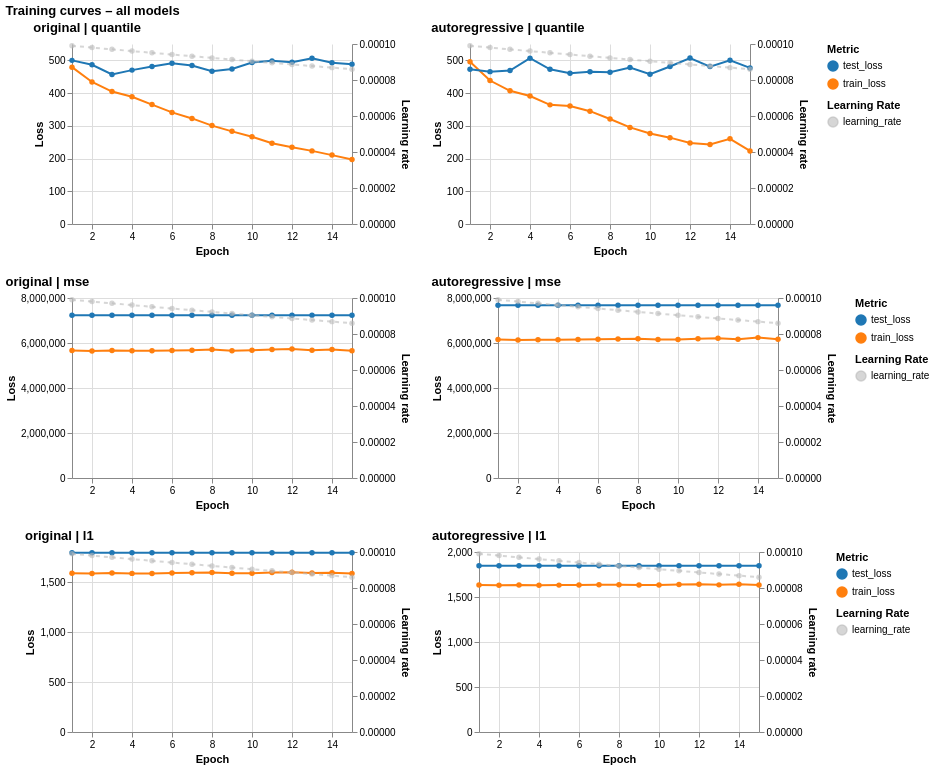

Source (notebook cell):
### Code cell
for i, chart in enumerate(charts):
    orig_title = chart.title.text if chart.title else ""
    new_title = ' | '.join(orig_title.split('_'))
    if i%2 == 1:
        # Keep the legend
        charts[i] = chart.properties(title=new_title)
    else:
        # Hide the legend
        charts[i] = chart.encode(
            color=alt.Color("your_field:N", legend=None)
        ).properties(title=new_title)

# plots
cols = 2
rows = [
    alt.hconcat(*charts[i : i + cols]).resolve_scale(color="independent")
    for i in range(0, len(charts), cols)
]

grid = (
    alt.vconcat(*rows)
    .configure_view(strokeWidth=0)
    .configure_title(anchor="start")
    .properties(title="Training curves – all models")
)
grid

### Figure 1 — Vega-Lite specification as saved in the notebook (floating-point values rounded to 4 significant figures)
{"config": {"view": {"continuousWidth": 300, "continuousHeight": 300, "strokeWidth": 0}, "title": {"anchor": "start"}}, "vconcat": [{"hconcat": [{"layer": [{"data": {"name": "data-ea4d23945490f419e4cc543fc802f735"}, "mark": {"type": "line", "point": true}, "encoding": {"color": {"field": "variable", "scale": {"scheme": "category10"}, "title": "Metric", "type": "nominal"}, "tooltip": [{"field": "epoch", "type": "quantitative"}, {"field": "value", "type": "quantitative"}, {"field": "variable", "type": "nominal"}], "x": {"field": "epoch", "title": "Epoch", "type": "quantitative"}, "y": {"field": "value", "title": "Loss", "type": "quantitative"}}, "title": "Loss"}, {"data": {"name": "data-982f9d37839915fa1db1fa360e2452c3"}, "mark": {"type": "line", "point": true, "strokeDash": [4, 4]}, "encoding": {"color": {"field": "variable", "scale": {"domain": ["learning_rate"], "range": ["#bbbbbb"]}, "title": "Learning Rate", "type": "nominal"}, "opacity": {"value": 0.6}, "tooltip": [{"field": "epoch", "type": "quantitative"}, {"field": "value", "type": "quantitative"}, {"field": "variable", "type": "nominal"}], "x": {"field": "epoch", "title": "Epoch", "type": "quantitative"}, "y": {"axis": {"orient": "right", "title": "Learning rate"}, "field": "value", "type": "quantitative"}}, "title": "Learning rate"}], "encoding": {"color": {"field": "your_field", "legend": null, "type": "nominal"}}, "height": 180, "resolve": {"scale": {"color": "independent", "y": "independent"}}, "title": "original | quantile", "width": 280}, {"layer": [{"data": {"name": "data-7888e5d7a983a97320d19e285bee069d"}, "mark": {"type": "line", "point": true}, "encoding": {"color": {"field": "variable", "scale": {"scheme": "category10"}, "title": "Metric", "type": "nominal"}, "tooltip": [{"field": "epoch", "type": "quantitative"}, {"field": "value", "type": "quantitative"}, {"field": "variable", "type": "nominal"}], "x": {"field": "epoch", "title": "Epoch", "type": "quantitative"}, "y": {"field": "value", "title": "Loss", "type": "quantitative"}}, "title": "Loss"}, {"data": {"name": "data-982f9d37839915fa1db1fa360e2452c3"}, "mark": {"type": "line", "point": true, "strokeDash": [4, 4]}, "encoding": {"color": {"field": "variable", "scale": {"domain": ["learning_rate"], "range": ["#bbbbbb"]}, "title": "Learning Rate", "type": "nominal"}, "opacity": {"value": 0.6}, "tooltip": [{"field": "epoch", "type": "quantitative"}, {"field": "value", "type": "quantitative"}, {"field": "variable", "type": "nominal"}], "x": {"field": "epoch", "title": "Epoch", "type": "quantitative"}, "y": {"axis": {"orient": "right", "title": "Learning rate"}, "field": "value", "type": "quantitative"}}, "title": "Learning rate"}], "height": 180, "resolve": {"scale": {"color": "independent", "y": "independent"}}, "title": "autoregressive | quantile", "width": 280}], "resolve": {"scale": {"color": "independent"}}}, {"hconcat": [{"layer": [{"data": {"name": "data-b80570deab06b83eb2a926c28b85a7cb"}, "mark": {"type": "line", "point": true}, "encoding": {"color": {"field": "variable", "scale": {"scheme": "category10"}, "title": "Metric", "type": "nominal"}, "tooltip": [{"field": "epoch", "type": "quantitative"}, {"field": "value", "type": "quantitative"}, {"field": "variable", "type": "nominal"}], "x": {"field": "epoch", "title": "Epoch", "type": "quantitative"}, "y": {"field": "value", "title": "Loss", "type": "quantitative"}}, "title": "Loss"}, {"data": {"name": "data-982f9d37839915fa1db1fa360e2452c3"}, "mark": {"type": "line", "point": true, "strokeDash": [4, 4]}, "encoding": {"color": {"field": "variable", "scale": {"domain": ["learning_rate"], "range": ["#bbbbbb"]}, "title": "Learning Rate", "type": "nominal"}, "opacity": {"value": 0.6}, "tooltip": [{"field": "epoch", "type": "quantitative"}, {"field": "value", "type": "quantitative"}, {"field": "variable", "type": "nominal"}], "x": {"field": "epoch", "title": "Epoch", "type": "quantitative"}, "y": {"axis": {"orient": "right", "title": "Learning rate"}, "field": "value", "type": "quantitative"}}, "title": "Learning rate"}], "encoding": {"color": {"field": "your_field", "legend": null, "type": "nominal"}}, "height": 180, "resolve": {"scale": {"color": "independent", "y": "independent"}}, "title": "original | mse", "width": 280}, {"layer": [{"data": {"name": "data-68b30f06975d02ce53eacc452be20600"}, "mark": {"type": "line", "point": true}, "encoding": {"color": {"field": "variable", "scale": {"scheme": "category10"}, "title": "Metric", "type": "nominal"}, "tooltip": [{"field": "epoch", "type": "quantitative"}, {"field": "value", "type": "quantitative"}, {"field": "variable", "type": "nominal"}], "x": {"field": "epoch", "title": "Epoch", "type": "quantitative"}, "y": {"field": "value", "title": "Loss", "type": "quantitative"}}, "title": "Loss"}, {"data": {"name": "data-982f9d37839915fa1db1fa360e2452c3"}, "mark": {"type": "line", "point": true, "strokeDash": [4, 4]}, "encoding": {"color": {"field": "variable", "scale": {"domain": ["learning_rate"], "range": ["#bbbbbb"]}, "title": "Learning Rate", "type": "nominal"}, "opacity": {"value": 0.6}, "tooltip": [{"field": "epoch", "type": "quantitative"}, {"field": "value", "type": "quantitative"}, {"field": "variable", "type": "nominal"}], "x": {"field": "epoch", "title": "Epoch", "type": "quantitative"}, "y": {"axis": {"orient": "right", "title": "Learning rate"}, "field": "value", "type": "quantitative"}}, "title": "Learning rate"}], "height": 180, "resolve": {"scale": {"color": "independent", "y": "independent"}}, "title": "autoregressive | mse", "width": 280}], "resolve": {"scale": {"color": "independent"}}}, {"hconcat": [{"layer": [{"data": {"name": "data-eac24e0e05c9179f692f2619b09d8597"}, "mark": {"type": "line", "point": true}, "encoding": {"color": {"field": "variable", "scale": {"scheme": "category10"}, "title": "Metric", "type": "nominal"}, "tooltip": [{"field": "epoch", "type": "quantitative"}, {"field": "value", "type": "quantitative"}, {"field": "variable", "type": "nominal"}], "x": {"field": "epoch", "title": "Epoch", "type": "quantitative"}, "y": {"field": "value", "title": "Loss", "type": "quantitative"}}, "title": "Loss"}, {"data": {"name": "data-982f9d37839915fa1db1fa360e2452c3"}, "mark": {"type": "line", "point": true, "strokeDash": [4, 4]}, "encoding": {"color": {"field": "variable", "scale": {"domain": ["learning_rate"], "range": ["#bbbbbb"]}, "title": "Learning Rate", "type": "nominal"}, "opacity": {"value": 0.6}, "tooltip": [{"field": "epoch", "type": "quantitative"}, {"field": "value", "type": "quantitative"}, {"field": "variable", "type": "nominal"}], "x": {"field": "epoch", "title": "Epoch", "type": "quantitative"}, "y": {"axis": {"orient": "right", "title": "Learning rate"}, "field": "value", "type": "quantitative"}}, "title": "Learning rate"}], "encoding": {"color": {"field": "your_field", "legend": null, "type": "nominal"}}, "height": 180, "resolve": {"scale": {"color": "independent", "y": "independent"}}, "title": "original | l1", "width": 280}, {"layer": [{"data": {"name": "data-51125b02751dc108fa485e50e64ee7b3"}, "mark": {"type": "line", "point": true}, "encoding": {"color": {"field": "variable", "scale": {"scheme": "category10"}, "title": "Metric", "type": "nominal"}, "tooltip": [{"field": "epoch", "type": "quantitative"}, {"field": "value", "type": "quantitative"}, {"field": "variable", "type": "nominal"}], "x": {"field": "epoch", "title": "Epoch", "type": "quantitative"}, "y": {"field": "value", "title": "Loss", "type": "quantitative"}}, "title": "Loss"}, {"data": {"name": "data-982f9d37839915fa1db1fa360e2452c3"}, "mark": {"type": "line", "point": true, "strokeDash": [4, 4]}, "encoding": {"color": {"field": "variable", "scale": {"domain": ["learning_rate"], "range": ["#bbbbbb"]}, "title": "Learning Rate", "type": "nominal"}, "opacity": {"value": 0.6}, "tooltip": [{"field": "epoch", "type": "quantitative"}, {"field": "value", "type": "quantitative"}, {"field": "variable", "type": "nominal"}], "x": {"field": "epoch", "title": "Epoch", "type": "quantitative"}, "y": {"axis": {"orient": "right", "title": "Learning rate"}, "field": "value", "type": "quantitative"}}, "title": "Learning rate"}], "height": 180, "resolve": {"scale": {"color": "independent", "y": "independent"}}, "title": "autoregressive | l1", "width": 280}], "resolve": {"scale": {"color": "independent"}}}], "title": "Training curves – all models", "$schema": "https://vega.github.io/schema/vega-lite/v6.4.1.json", "datasets": {"data-ea4d23945490f419e4cc543fc802f735": [{"epoch": 1, "variable": "train_loss", "value": 479.3}, {"epoch": 2, "variable": "train_loss", "value": 434.0}, {"epoch": 3, "variable": "train_loss", "value": 404.7}, {"epoch": 4, "variable": "train_loss", "value": 388.7}, {"epoch": 5, "variable": "train_loss", "value": 364.8}, {"epoch": 6, "variable": "train_loss", "value": 341.0}, {"epoch": 7, "variable": "train_loss", "value": 322.6}, {"epoch": 8, "variable": "train_loss", "value": 300.7}, {"epoch": 9, "variable": "train_loss", "value": 283.1}, {"epoch": 10, "variable": "train_loss", "value": 266.4}, {"epoch": 11, "variable": "train_loss", "value": 246.6}, {"epoch": 12, "variable": "train_loss", "value": 234.5}, {"epoch": 13, "variable": "train_loss", "value": 223.4}, {"epoch": 14, "variable": "train_loss", "value": 210.5}, {"epoch": 15, "variable": "train_loss", "value": 197.2}, {"epoch": 1, "variable": "test_loss", "value": 500.0}, {"epoch": 2, "variable": "test_loss", "value": 486.6}, {"epoch": 3, "variable": "test_loss", "value": 456.9}, {"epoch": 4, "variable": "test_loss", "value": 470.2}, {"epoch": 5, "variable": "test_loss", "value": 481.0}, {"epoch": 6, "variable": "test_loss", "value": 491.4}, {"epoch": 7, "variable": "test_loss", "value": 484.5}, {"epoch": 8, "variable": "test_loss", "value": 466.6}, {"epoch": 9, "variable": "test_loss", "value": 473.6}, {"epoch": 10, "variable": "test_loss", "value": 493.2}, {"epoch": 11, "variable": "test_loss", "value": 498.5}, {"epoch": 12, "variable": "test_loss", "value": 494.4}, {"epoch": 13, "variable": "test_loss", "value": 506.2}, {"epoch": 14, "variable": "test_loss", "value": 492.5}, {"epoch": 15, "variable": "test_loss", "value": 488.4}], "data-982f9d37839915fa1db1fa360e2452c3": [{"epoch": 1, "variable": "learning_rate", "value": 9.9e-05}, {"epoch": 2, "variable": "learning_rate", "value": 9.801e-05}, {"epoch": 3, "variable": "learning_rate", "value": 9.703e-05}, {"epoch": 4, "variable": "learning_rate", "value": 9.606e-05}, {"epoch": 5, "variable": "learning_rate", "value": 9.51e-05}, {"epoch": 6, "variable": "learning_rate", "value": 9.415e-05}, {"epoch": 7, "variable": "learning_rate", "value": 9.321e-05}, {"epoch": 8, "variable": "learning_rate", "value": 9.227e-05}, {"epoch": 9, "variable": "learning_rate", "value": 9.135e-05}, {"epoch": 10, "variable": "learning_rate", "value": 9.044e-05}, {"epoch": 11, "variable": "learning_rate", "value": 8.953e-05}, {"epoch": 12, "variable": "learning_rate", "value": 8.864e-05}, {"epoch": 13, "variable": "learning_rate", "value": 8.775e-05}, {"epoch": 14, "variable": "learning_rate", "value": 8.687e-05}, {"epoch": 15, "variable": "learning_rate", "value": 8.601e-05}], "data-7888e5d7a983a97320d19e285bee069d": [{"epoch": 1, "variable": "train_loss", "value": 495.9}, {"epoch": 2, "variable": "train_loss", "value": 438.4}, {"epoch": 3, "variable": "train_loss", "value": 406.9}, {"epoch": 4, "variable": "train_loss", "value": 391.0}, {"epoch": 5, "variable": "train_loss", "value": 364.0}, {"epoch": 6, "variable": "train_loss", "value": 360.8}, {"epoch": 7, "variable": "train_loss", "value": 344.7}, {"epoch": 8, "variable": "train_loss", "value": 320.7}, {"epoch": 9, "variable": "train_loss", "value": 295.2}, {"epoch": 10, "variable": "train_loss", "value": 276.7}, {"epoch": 11, "variable": "train_loss", "value": 263.9}, {"epoch": 12, "variable": "train_loss", "value": 247.6}, {"epoch": 13, "variable": "train_loss", "value": 243.0}, {"epoch": 14, "variable": "train_loss", "value": 260.2}, {"epoch": 15, "variable": "train_loss", "value": 223.4}, {"epoch": 1, "variable": "test_loss", "value": 473.0}, {"epoch": 2, "variable": "test_loss", "value": 465.6}, {"epoch": 3, "variable": "test_loss", "value": 468.9}, {"epoch": 4, "variable": "test_loss", "value": 506.5}, {"epoch": 5, "variable": "test_loss", "value": 472.6}, {"epoch": 6, "variable": "test_loss", "value": 460.6}, {"epoch": 7, "variable": "test_loss", "value": 465.5}, {"epoch": 8, "variable": "test_loss", "value": 463.8}, {"epoch": 9, "variable": "test_loss", "value": 478.0}, {"epoch": 10, "variable": "test_loss", "value": 457.5}, {"epoch": 11, "variable": "test_loss", "value": 481.2}, {"epoch": 12, "variable": "test_loss", "value": 506.9}, {"epoch": 13, "variable": "test_loss", "value": 481.0}, {"epoch": 14, "variable": "test_loss", "value": 500.0}, {"epoch": 15, "variable": "test_loss", "value": 477.0}], "data-b80570deab06b83eb2a926c28b85a7cb": [{"epoch": 1, "variable": "train_loss", "value": 5666000.0}, {"epoch": 2, "variable": "train_loss", "value": 5648000.0}, {"epoch": 3, "variable": "train_loss", "value": 5671000.0}, {"epoch": 4, "variable": "train_loss", "value": 5657000.0}, {"epoch": 5, "variable": "train_loss", "value": 5654000.0}, {"epoch": 6, "variable": "train_loss", "value": 5672000.0}, {"epoch": 7, "variable": "train_loss", "value": 5683000.0}, {"epoch": 8, "variable": "train_loss", "value": 5712000.0}, {"epoch": 9, "variable": "train_loss", "value": 5657000.0}, {"epoch": 10, "variable": "train_loss", "value": 5674000.0}, {"epoch": 11, "variable": "train_loss", "value": 5709000.0}, {"epoch": 12, "variable": "train_loss", "value": 5737000.0}, {"epoch": 13, "variable": "train_loss", "value": 5680000.0}, {"epoch": 14, "variable": "train_loss", "value": 5709000.0}, {"epoch": 15, "variable": "train_loss", "value": 5655000.0}, {"epoch": 1, "variable": "test_loss", "value": 7234000.0}, {"epoch": 2, "variable": "test_loss", "value": 7234000.0}, {"epoch": 3, "variable": "test_loss", "value": 7234000.0}, {"epoch": 4, "variable": "test_loss", "value": 7234000.0}, {"epoch": 5, "variable": "test_loss", "value": 7234000.0}, {"epoch": 6, "variable": "test_loss", "value": 7234000.0}, {"epoch": 7, "variable": "test_loss", "value": 7234000.0}, {"epoch": 8, "variable": "test_loss", "value": 7234000.0}, {"epoch": 9, "variable": "test_loss", "value": 7234000.0}, {"epoch": 10, "variable": "test_loss", "value": 7234000.0}, {"epoch": 11, "variable": "test_loss", "value": 7234000.0}, {"epoch": 12, "variable": "test_loss", "value": 7234000.0}, {"epoch": 13, "variable": "test_loss", "value": 7234000.0}, {"epoch": 14, "variable": "test_loss", "value": 7234000.0}, {"epoch": 15, "variable": "test_loss", "value": 7234000.0}], "data-68b30f06975d02ce53eacc452be20600": [{"epoch": 1, "variable": "train_loss", "value": 6155000.0}, {"epoch": 2, "variable": "train_loss", "value": 6136000.0}, {"epoch": 3, "variable": "train_loss", "value": 6149000.0}, {"epoch": 4, "variable": "train_loss", "value": 6140000.0}, {"epoch": 5, "variable": "train_loss", "value": 6153000.0}, {"epoch": 6, "variable": "train_loss", "value": 6168000.0}, {"epoch": 7, "variable": "train_loss", "value": 6174000.0}, {"epoch": 8, "variable": "train_loss", "value": 6185000.0}, {"epoch": 9, "variable": "train_loss", "value": 6157000.0}, {"epoch": 10, "variable": "train_loss", "value": 6161000.0}, {"epoch": 11, "variable": "train_loss", "value": 6191000.0}, {"epoch": 12, "variable": "train_loss", "value": 6211000.0}, {"epoch": 13, "variable": "train_loss", "value": 6170000.0}, {"epoch": 14, "variable": "train_loss", "value": 6239000.0}, {"epoch": 15, "variable": "train_loss", "value": 6166000.0}, {"epoch": 1, "variable": "test_loss", "value": 7673000.0}, {"epoch": 2, "variable": "test_loss", "value": 7673000.0}, {"epoch": 3, "variable": "test_loss", "value": 7673000.0}, {"epoch": 4, "variable": "test_loss", "value": 7673000.0}, {"epoch": 5, "variable": "test_loss", "value": 7673000.0}, {"epoch": 6, "variable": "test_loss", "value": 7673000.0}, {"epoch": 7, "variable": "test_loss", "value": 7673000.0}, {"epoch": 8, "variable": "test_loss", "value": 7673000.0}, {"epoch": 9, "variable": "test_loss", "value": 7673000.0}, {"epoch": 10, "variable": "test_loss", "value": 7673000.0}, {"epoch": 11, "variable": "test_loss", "value": 7673000.0}, {"epoch": 12, "variable": "test_loss", "value": 7673000.0}, {"epoch": 13, "variable": "test_loss", "value": 7673000.0}, {"epoch": 14, "variable": "test_loss", "value": 7673000.0}, {"epoch": 15, "variable": "test_loss", "value": 7673000.0}], "data-eac24e0e05c9179f692f2619b09d8597": [{"epoch": 1, "variable": "train_loss", "value": 1589.0}, {"epoch": 2, "variable": "train_loss", "value": 1585.0}, {"epoch": 3, "variable": "train_loss", "value": 1589.0}, {"epoch": 4, "variable": "train_loss", "value": 1586.0}, {"epoch": 5, "variable": "train_loss", "value": 1586.0}, {"epoch": 6, "variable": "train_loss", "value": 1590.0}, {"epoch": 7, "variable": "train_loss", "value": 1592.0}, {"epoch": 8, "variable": "train_loss", "value": 1595.0}, {"epoch": 9, "variable": "train_loss", "value": 1587.0}, {"epoch": 10, "variable": "train_loss", "value": 1588.0}, {"epoch": 11, "variable": "train_loss", "value": 1595.0}, {"epoch": 12, "variable": "train_loss", "value": 1598.0}, {"epoch": 13, "variable": "train_loss", "value": 1591.0}, {"epoch": 14, "variable": "train_loss", "value": 1592.0}, {"epoch": 15, "variable": "train_loss", "value": 1586.0}, {"epoch": 1, "variable": "test_loss", "value": 1793.0}, {"epoch": 2, "variable": "test_loss", "value": 1793.0}, {"epoch": 3, "variable": "test_loss", "value": 1793.0}, {"epoch": 4, "variable": "test_loss", "value": 1793.0}, {"epoch": 5, "variable": "test_loss", "value": 1793.0}, {"epoch": 6, "variable": "test_loss", "value": 1793.0}, {"epoch": 7, "variable": "test_loss", "value": 1793.0}, {"epoch": 8, "variable": "test_loss", "value": 1793.0}, {"epoch": 9, "variable": "test_loss", "value": 1793.0}, {"epoch": 10, "variable": "test_loss", "value": 1793.0}, {"epoch": 11, "variable": "test_loss", "value": 1793.0}, {"epoch": 12, "variable": "test_loss", "value": 1793.0}, {"epoch": 13, "variable": "test_loss", "value": 1793.0}, {"epoch": 14, "variable": "test_loss", "value": 1793.0}, {"epoch": 15, "variable": "test_loss", "value": 1793.0}], "data-51125b02751dc108fa485e50e64ee7b3": [{"epoch": 1, "variable": "train_loss", "value": 1633.0}, {"epoch": 2, "variable": "train_loss", "value": 1630.0}, {"epoch": 3, "variable": "train_loss", "value": 1633.0}, {"epoch": 4, "variable": "train_loss", "value": 1630.0}, {"epoch": 5, "variable": "train_loss", "value": 1632.0}, {"epoch": 6, "variable": "train_loss", "value": 1634.0}, {"epoch": 7, "variable": "train_loss", "value": 1637.0}, {"epoch": 8, "variable": "train_loss", "value": 1637.0}, {"epoch": 9, "variable": "train_loss", "value": 1633.0}, {"epoch": 10, "variable": "train_loss", "value": 1633.0}, {"epoch": 11, "variable": "train_loss", "value": 1640.0}, {"epoch": 12, "variable": "train_loss", "value": 1641.0}, {"epoch": 13, "variable": "train_loss", "value": 1635.0}, {"epoch": 14, "variable": "train_loss", "value": 1641.0}, {"epoch": 15, "variable": "train_loss", "value": 1634.0}, {"epoch": 1, "variable": "test_loss", "value": 1846.0}, {"epoch": 2, "variable": "test_loss", "value": 1846.0}, {"epoch": 3, "variable": "test_loss", "value": 1846.0}, {"epoch": 4, "variable": "test_loss", "value": 1846.0}, {"epoch": 5, "variable": "test_loss", "value": 1846.0}, {"epoch": 6, "variable": "test_loss", "value": 1846.0}, {"epoch": 7, "variable": "test_loss", "value": 1846.0}, {"epoch": 8, "variable": "test_loss", "value": 1846.0}, {"epoch": 9, "variable": "test_loss", "value": 1846.0}, {"epoch": 10, "variable": "test_loss", "value": 1846.0}, {"epoch": 11, "variable": "test_loss", "value": 1846.0}, {"epoch": 12, "variable": "test_loss", "value": 1846.0}, {"epoch": 13, "variable": "test_loss", "value": 1846.0}, {"epoch": 14, "variable": "test_loss", "value": 1846.0}, {"epoch": 15, "variable": "test_loss", "value": 1846.0}]}}
